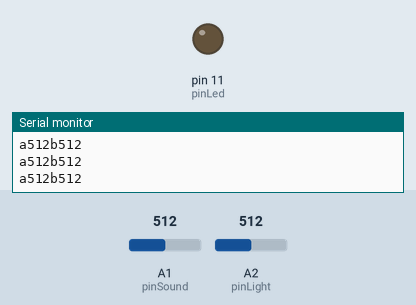
A sketch run on a simulated Arduino Uno, built with avr-gcc and run on an emulated ATmega328P. Parts: output pins drawn as LEDs (lit = HIGH), the last lines printed to the serial monitor. Dashed ring = blinking. Inputs (shaded band) come from the test bench; at power-on: A2 (pinLight) = 512, A1 (pinSound) = 512.

Above: at 1.3 s.
1.4 s: A2 (pinLight) set to 11
3.2 s: A2 (pinLight) set to 8
At 4.4 s:
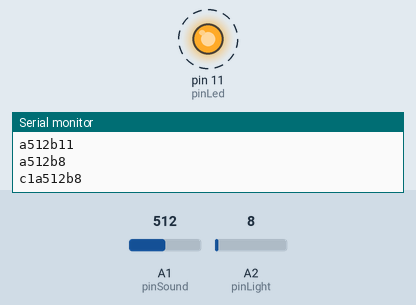
6.2 s: A2 (pinLight) set to 122
At 7.7 s:
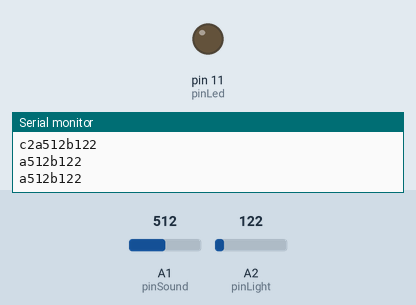
8.0 s: A2 (pinLight) set to 0
At 8.9 s:
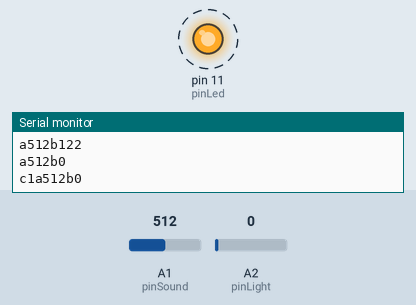
Timing chart, 0 to 12.0 s (numbered marks = the images above; inputs shaded):
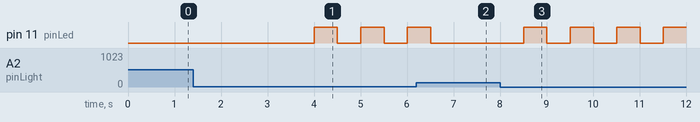

The sketch:

sketch_jul20c.ino
```cpp
#define pinSound A1
#define pinLight A2
#define pinLed 11
boolean ledState = LOW;
int Sound=0;
int Light=0;
void setup() {
  pinMode(pinSound,INPUT);
  pinMode(pinLight,INPUT);
  pinMode(pinLed,OUTPUT);
  Serial.begin(9600);
}
void loop() {
  Light=analogRead(pinLight);
  Sound=analogRead(pinSound);
  Serial.print("a");
  Serial.print(Sound);
  Serial.print("b");
  Serial.print(Light);
  Serial.println();
  delay(500);

if(Sound>10&&ledState==LOW&&Light<10)
{
  digitalWrite(pinLed, HIGH);
Serial.print("c1");
  ledState=!ledState;
  }
  else if(ledState==HIGH&& Sound>10)
  {
    digitalWrite(pinLed, LOW);
Serial.print("c2");
    ledState=!ledState;
    }

}
```

Measured:
- the behaviour switches between 10 and 9 on A2 (pinLight) (found by bisection; images 0 and 1)
- after the input at 3.2 s, pin 11 (pinLed): alternates HIGH for 0.50 s and LOW for 0.50 s, starting after 0.80 s
- after the input at 6.2 s, pin 11 (pinLed): goes on until 6.5 s, then stays LOW
- after the input at 8.0 s, pin 11 (pinLed): alternates HIGH for 0.50 s and LOW for 0.50 s, starting after 0.51 s
